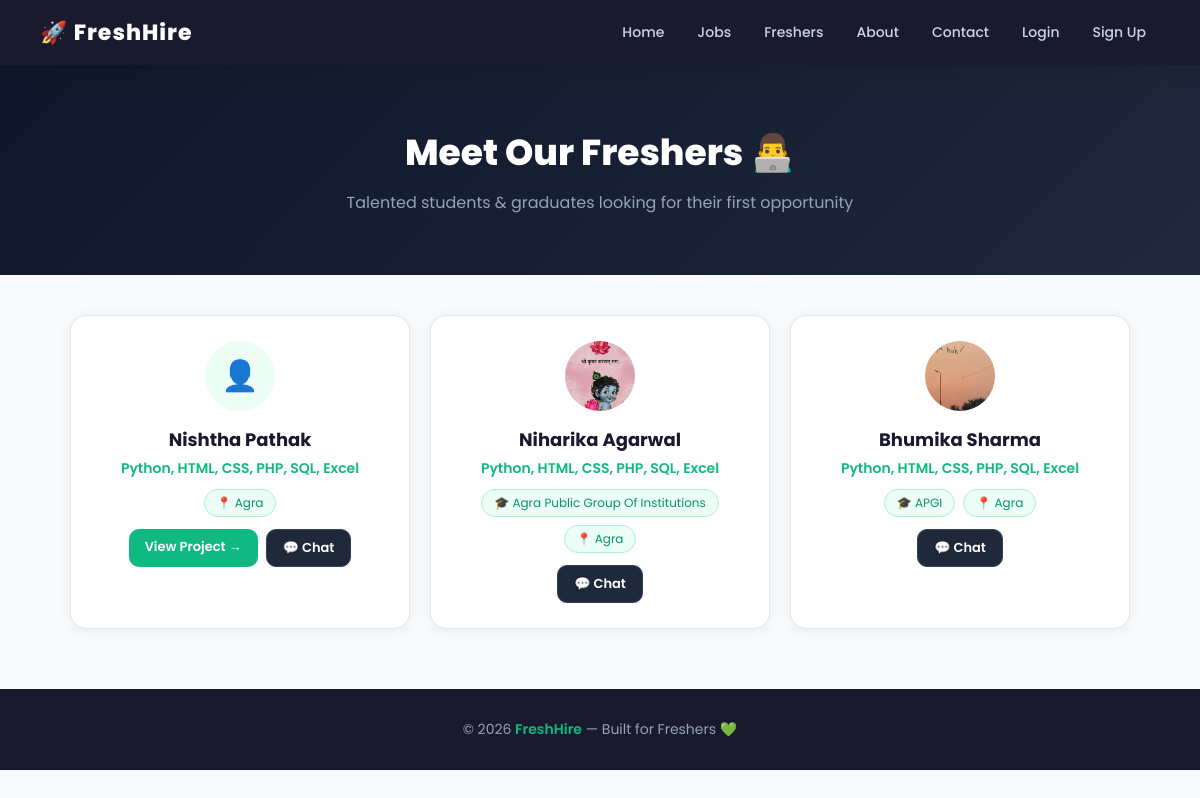
The page /profiles on the database as committed earlier.
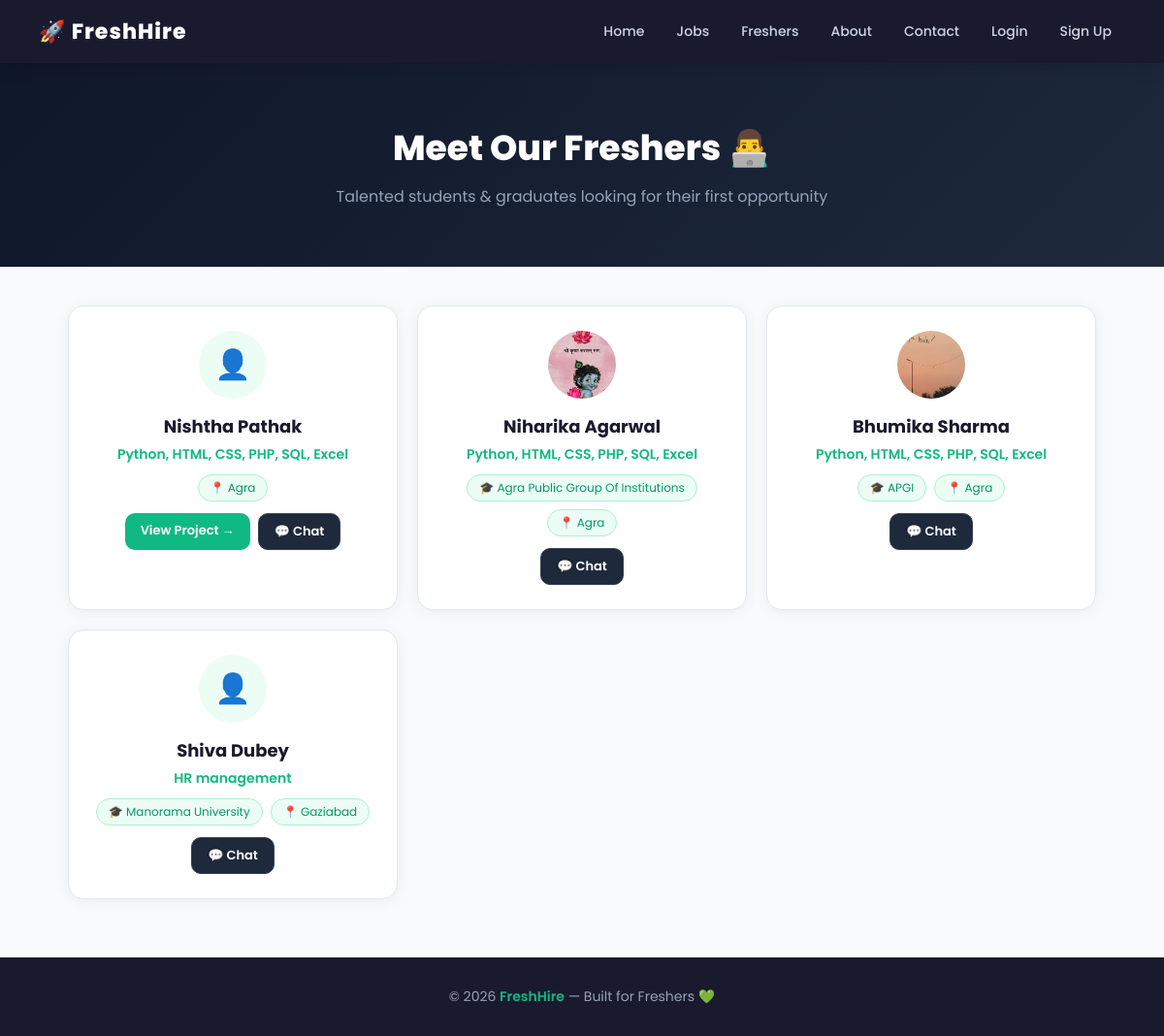
The same page on the database as committed later.
### tables this page shows
CREATE TABLE profiles (
    id            INTEGER PRIMARY KEY AUTOINCREMENT,
    user_id       INTEGER,
    name          TEXT,
    email         TEXT,
    phone         TEXT,
    city          TEXT,
    bio           TEXT,
    college       TEXT,
    degree        TEXT,
    primary_skill TEXT,
    project_title TEXT,
    project_desc  TEXT,
    project_link  TEXT
, resume TEXT, photo TEXT);

### app.py (the view)
@app.route("/profiles")
def profiles():
    conn = get_db()
    all_profiles = conn.execute("SELECT * FROM profiles").fetchall()
    conn.close()
    return render_template("profiles.html", profiles=all_profiles)

### app.py (called while the page is built, shortened)
def get_db():
    conn = sqlite3.connect("freshhire.db")
    conn.row_factory = sqlite3.Row
    return conn

@app.context_processor
def inject_globals():
    notif_count = 0
    return {"notif_count": notif_count}

### templates/profiles.html (shortened to what this page needs)
<!DOCTYPE html>
<html>
<head>
    <link rel="stylesheet" href="/static/style.css">
</head>
<body>
<nav>
    <h2>🚀 FreshHire</h2>
    <div class="nav-links">
        <a href="/">Home</a>
        <a href="/jobs">Jobs</a>
        <a href="/profiles">Freshers</a>
        <a href="/about">About</a>
        <a href="/contact">Contact</a>
        {% if session.get('user_id') %}
            <a href="/bookmarks">🔖 Bookmarks</a>
            <a href="/dashboard">Dashboard</a>
            <span>Hi, {{ session.get('name') }}!</span>
            <a href="/logout">Logout</a>
        {% else %}
            <a href="/login">Login</a>
            <a href="/signup">Sign Up</a>
        {% endif %}
    </div>
</nav>
<div style="background: linear-gradient(135deg, #0f172a, #1e293b); padding:60px 20px; text-align:center; color:white;">
    <h1 style="font-size:36px; font-weight:800; margin-bottom:10px;">Meet Our Freshers 👨‍💻</h1>
    <p style="font-size:16px; color:#94a3b8;">Talented students & graduates looking for their first opportunity</p>
</div>
<div class="container">
    <div class="cards-grid" style="margin-top:30px;">
        {% for p in profiles %}
        <div class="card" style="text-align:center;">
            <div style="width:70px; height:70px; background:#ecfdf5; border-radius:50%; display:flex; align-items:center; justify-content:center; margin:0 auto 15px; font-size:30px;">
                {% if p.photo %}
                <img src="/static/photos/{{ p.photo }}" style="width:70px; height:70px; border-radius:50%; object-fit:cover;">
                {% else %}
                👤
                {% endif %}
            </div>
            <h3 style="font-size:18px; margin-bottom:5px;">{{ p.name }}</h3>
            <p style="color:#10b981; font-weight:600; margin-bottom:10px; font-size:14px;">{{ p.primary_skill }}</p>
            <div style="display:flex; justify-content:center; gap:8px; flex-wrap:wrap; margin-bottom:12px;">
                {% if p.college %}
                <span style="background:#ecfdf5; color:#059669; padding:4px 12px; border-radius:20px; font-size:12px; border:1px solid #a7f3d0;">🎓 {{ p.college }}</span>
                {% endif %}
                {% if p.city %}
                <span style="background:#ecfdf5; color:#059669; padding:4px 12px; border-radius:20px; font-size:12px; border:1px solid #a7f3d0;">📍 {{ p.city }}</span>
                {% endif %}
            </div>
            <div style="display:flex; gap:8px; justify-content:center; flex-wrap:wrap;">
                {% if p.project_link %}
                <a href="{{ p.project_link }}" target="_blank" class="btn" style="font-size:13px; padding:8px 16px;">View Project →</a>
                {% endif %}
                <a href="/chat/{{ p.user_id }}" class="btn" style="font-size:13px; padding:8px 16px; background:#1e293b; border:1px solid #334155;">💬 Chat</a>
            </div>
        </div>
        {% endfor %}
    </div>
</div>
<footer>
    © 2026 <span>FreshHire</span> — Built for Freshers 💚
</footer>
</body>
</html>

### static/style.css (style rules this page uses)
* { margin: 0; padding: 0; box-sizing: border-box; font-family: 'Poppins', sans-serif; }
body { background: #f8fafb; color: #1a1a2e; }
nav { background: #1a1a2e; padding: 15px 40px; display: flex; align-items: center; justify-content: space-between; box-shadow: 0 2px 20px rgba(0,0,0,0.15); position: sticky; top: 0; z-index: 100; }
nav h2 { color: white; font-size: 22px; font-weight: 800; letter-spacing: 1px; }
.nav-links { display: flex; align-items: center; gap: 5px; }
nav a { color: #cbd5e1; text-decoration: none; padding: 7px 14px; border-radius: 8px; font-size: 14px; font-weight: 500; transition: all 0.2s; }
.container { max-width: 1100px; margin: 40px auto; padding: 0 20px; }
.cards-grid { display: grid; grid-template-columns: repeat(auto-fill, minmax(300px, 1fr)); gap: 20px; }
.card { background: white; border-radius: 16px; padding: 25px; box-shadow: 0 2px 15px rgba(0,0,0,0.06); border: 1px solid #e2e8f0; transition: transform 0.2s, box-shadow 0.2s; }
.card h3 { font-size: 17px; color: #1a1a2e; margin-bottom: 12px; font-weight: 700; }
.card p { font-size: 14px; color: #64748b; margin-bottom: 8px; }
.btn { display: inline-block; padding: 10px 22px; background: #10b981; color: white; border-radius: 10px; text-decoration: none; font-size: 14px; font-weight: 600; transition: all 0.2s; border: none; cursor: pointer; font-family: 'Poppins', sans-serif; }
footer { text-align: center; padding: 30px; background: #1a1a2e; color: #94a3b8; margin-top: 60px; font-size: 14px; }
footer span { color: #10b981; font-weight: 600; }

Rows that differ between the two databases and show on the page:
added profiles: name "Shiva Dubey", primary_skill "HR management", college "Manorama University", city "Gaziabad"
